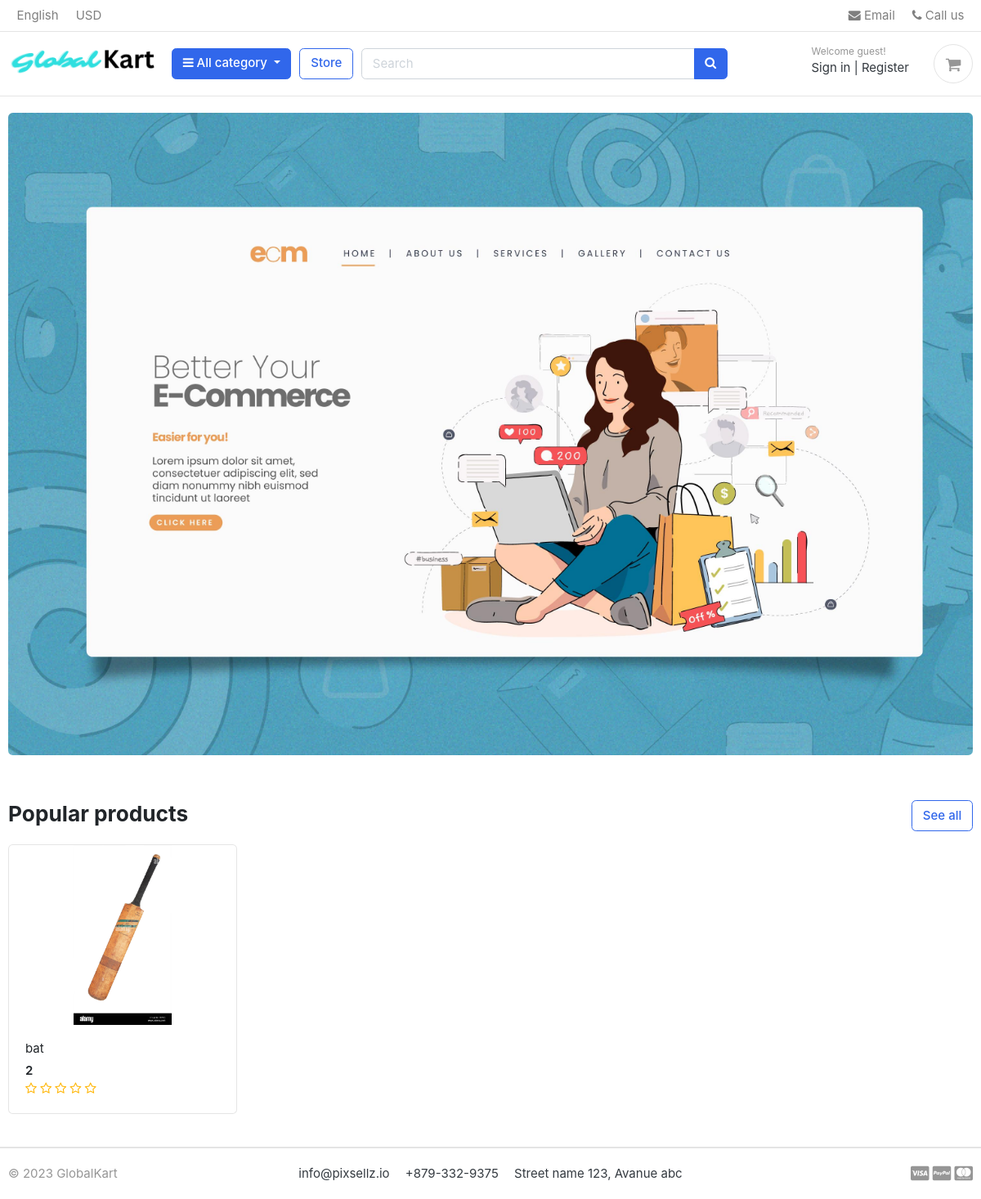
The page / on the database its author committed.
### store/models.py (models this page shows, shortened)
class Product(models.Model):
    product_name = models.CharField(max_length=50)
    slug = models.SlugField(max_length=50)
    description = models.TextField(max_length=300)
    price = models.IntegerField()
    image = models.ImageField(upload_to='photos/products',)
    stock = models.IntegerField()
    is_available = models.BooleanField(default=True)
    category = models.ForeignKey(Category, on_delete=models.CASCADE)
    created_date = models.DateTimeField(auto_now_add=True)
    modified_date = models.DateTimeField(auto_now=True)
    def get_url(self):
        return reverse('product_detail', args=[self.category.slug, self.slug])
    def averageReview(self):
        all_rating = ReviewRating.objects.filter(product = self,status = True).aggregate(average = Avg('rating'))
        avg = 0
        if all_rating['average'] is not None :
            avg = float(all_rating['average'])
        return avg

### globalcart/views.py (the view)
# urls.py: 2. Add a URL to urlpatterns:  path('', views.home, name='home')
def home(request):
    products = Product.objects.all().filter(is_available=True)
    for product in products:
        reviews = ReviewRating.objects.filter(product_id = product.id,status=True)
    reviews = ReviewRating.objects.all()
    context = {
        'products': products,
        'reviews' : reviews
        }
    return render(request, 'index.html',context)

### templates/index.html
{% extends "base.html" %}
{% load static %}
{% block content %}
<section class="section-intro padding-y-sm">
  <div class="container">
    <div class="">
      <img src="{% static 'images/banners/4486331.jpg' %}" class="img-fluid rounded" />
    </div>
  </div>
</section>
<section class="section-name padding-y-sm">
  <div class="container">
    <header class="section-heading">
      <a href="{% url 'store' %}" class="btn btn-outline-primary float-right">See all</a>
      <h3 class="section-title">Popular products</h3>
    </header>
    <div class="row">
      {% for prod in products %}
      <div class="col-md-3">
        <div class="card card-product-grid">
          <a href="{{prod.get_url}}" class="img-wrap">
            <img src="{{prod.image.url}}" />
          </a>
          <figcaption class="info-wrap">
            <a href="{{prod.get_url}}" class="title">{{prod.product_name}}</a>
            <div class="price mt-1">{{prod.price}}</div>
            <div class="rating-star">
              <span>
                <i class="fa fa-star{% if prod.averageReview < 0.5 %}-o{% elif prod.averageReview >= 0.5 and prod.averageReview < 1 %}-half-o {% endif %}"
                  aria-hidden="true"></i>
                <i class="fa fa-star{% if prod.averageReview < 1.5 %}-o{% elif prod.averageReview >= 1.5 and prod.averageReview < 2 %}-half-o {% endif %}"
                  aria-hidden="true"></i>
                <i class="fa fa-star{% if prod.averageReview < 2.5 %}-o{% elif prod.averageReview >= 2.5 and prod.averageReview < 3 %}-half-o {% endif %}"
                  aria-hidden="true"></i>
                <i class="fa fa-star{% if prod.averageReview < 3.5 %}-o{% elif prod.averageReview >= 3.5 and prod.averageReview < 4 %}-half-o {% endif %}"
                  aria-hidden="true"></i>
                <i class="fa fa-star{% if prod.averageReview < 4.5 %}-o{% elif prod.averageReview >= 4.5 and prod.averageReview < 5 %}-half-o {% endif %}"
                  aria-hidden="true"></i>
              </span>
            </div>
          </figcaption>
        </div>
      </div>
      {% endfor %}
    </div>
</section>
</body>
</html>
{% endblock content %}

### globalcart/static/css/ui.css (style rules this page uses)
html { font-family: "Inter", sans-serif; font-size: 15px; }
.img-wrap { text-align: center; display: block; }
.img-wrap img { max-width: 100%; }
.padding-y-sm { padding-top: 20px; padding-bottom: 20px; }
.section-heading { margin-bottom: 20px; margin-top: 15px; }
.section-title { color: #212529; }
[class*=card-product] a.title { color: #212529; display: block; }
[class*=card-product] .img-wrap { overflow: hidden; position: relative; }
[class*=card-product] .img-wrap img { height: 100%; max-width: 100%; width: auto; display: inline-block; -o-object-fit: cover; object-fit: cover; }
.card-product-grid { margin-bottom: 20px; }
.card-product-grid .img-wrap { border-radius: 0.2rem 0.2rem 0 0; height: 220px; }
.card-product-grid .info-wrap { overflow: hidden; padding: 18px 20px; }
.card .img-wrap { overflow: hidden; }
.price { font-weight: 600; color: #212529; }

### globalcart/static/css/customs.css (style rules this page uses)
.rating-star i { color: #ffb503; }

### rows shown on the page
Product: image (picture), product_name "bat", price "2"
